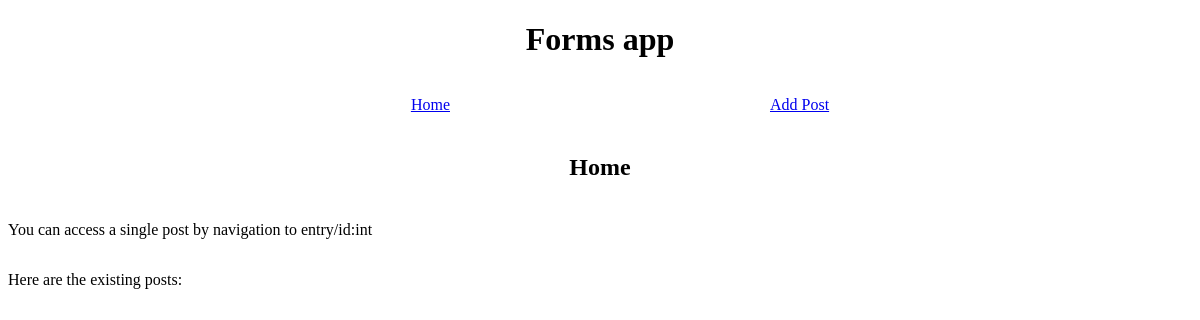
Before: / with the older database file.
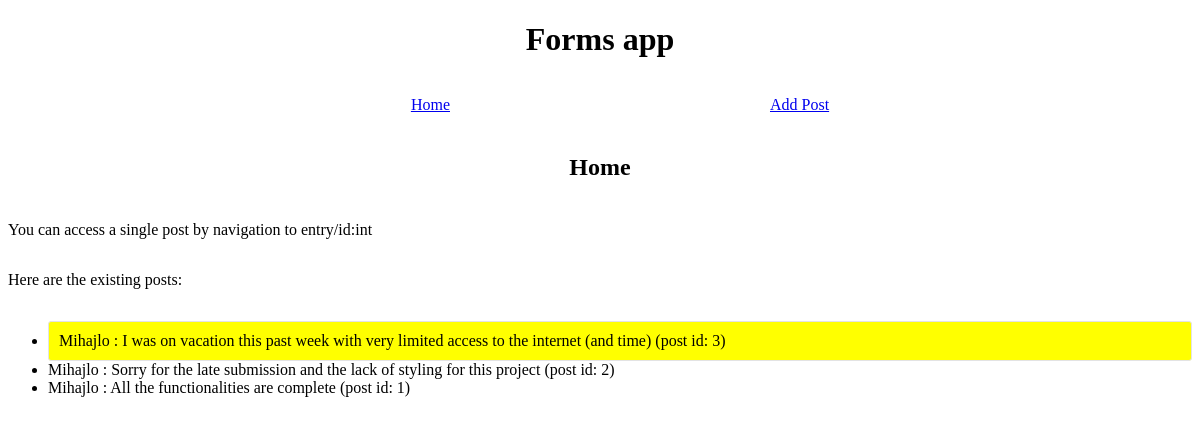
After: the same page with the newer database file.
### posts/models.py (models this page shows, shortened)
class Post(models.Model):
    author = models.CharField(max_length=20)
    body = models.CharField(max_length=120)
    created_at = models.DateTimeField(auto_now_add=True)

### posts/views.py (the view)
# urls.py: path('', views.index, name='home'),
def index(request):
    posts = Post.objects.all()
    posts = posts.order_by('-created_at')
    return render(request, 'home.html', {'posts': posts})

### posts/templates/home.html (shortened to what this page needs)
{%extends "base.html"%}
{%block content%}
    <h2>Home</h1>
    <p>You can access a single post by navigation to entry/id:int</p>
    <p>Here are the existing posts:</p>
    <ul>
        {%for post in posts%}
            {%if forloop.counter == 1%}
                <li class="lastPost">{{post.author}} : {{post.body}} (post id: {{post.id}})</li>
            {%else%}
                <li>{{post.author}} : {{post.body}} (post id: {{post.id}})</li>
            {%endif%}
        {%endfor%}
    </ul>
{%endblock%}

### posts/templates/base.html (shortened to what this page needs)
<!DOCTYPE html>
<html lang="en">
<head>
</head>
<body>
    <h1>Forms app</h1>
    <nav>
        <ul>
            <li><a href="{% url 'home' %}">Home</a></li>
            <li><a href="{% url 'add' %}">Add Post</a></li>
        </ul>
    </nav>
    <main>
        {% block content %}
        {% endblock %}
    </main>
</body>
</html>

### posts/templates/base.html (style rules this page uses)
h1 { text-align: center; }
nav { display: flex; justify-content: center; }
nav ul { display: flex; list-style: none; }
nav ul li { margin: 0 10rem; }
main { display: flex; flex-direction: column; justify-content: center; }

### posts/templates/home.html (style rules this page uses)
h2 { margin-top: 1.5rem; margin-bottom: 1.5rem; text-align: center; }
.lastPost { background-color: yellow; border: 1px solid #e3e3e3; border-radius: 3px; padding: 10px; }

Changed rows visible on the page:
added Post: author "Mihajlo", body "I was on vacation this past week with very limited access to the internet (and time)", id "3"
added Post: author "Mihajlo", body "Sorry for the late submission and the lack of styling for this project", id "2"
added Post: author "Mihajlo", body "All the functionalities are complete", id "1"
